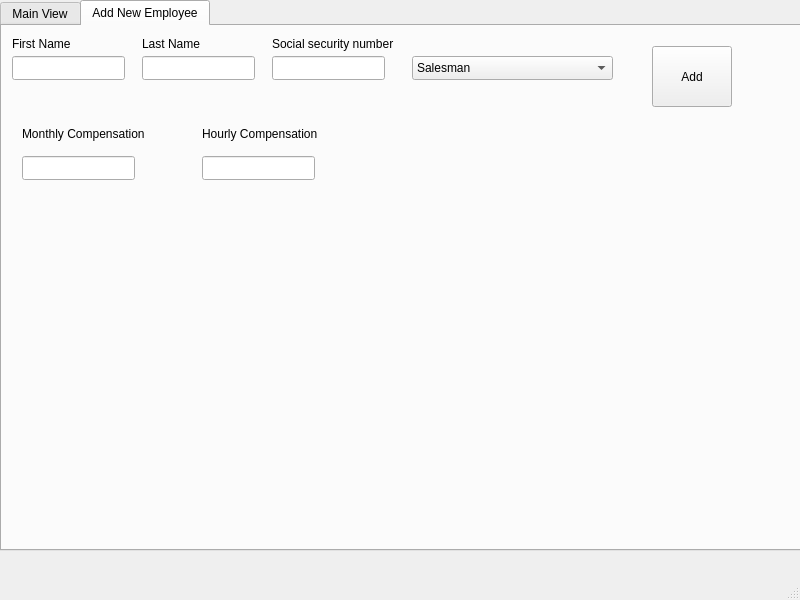
<?xml version="1.0" encoding="UTF-8"?>
<ui version="4.0">
 <class>MainWindow</class>
 <widget class="QMainWindow" name="MainWindow">
  <property name="geometry">
   <rect>
    <x>0</x>
    <y>0</y>
    <width>800</width>
    <height>600</height>
   </rect>
  </property>
  <property name="windowTitle">
   <string>MainWindow</string>
  </property>
  <widget class="QWidget" name="centralwidget">
   <widget class="QTabWidget" name="tabWidget">
    <property name="geometry">
     <rect>
      <x>0</x>
      <y>0</y>
      <width>801</width>
      <height>551</height>
     </rect>
    </property>
    <property name="currentIndex">
     <number>1</number>
    </property>
    <widget class="QWidget" name="mainViewTab">
     <attribute name="title">
      <string>Main View</string>
     </attribute>
    </widget>
    <widget class="QWidget" name="addNewTab">
     <attribute name="title">
      <string>Add New Employee</string>
     </attribute>
     <widget class="QLineEdit" name="lineEdit">
      <property name="geometry">
       <rect>
        <x>10</x>
        <y>30</y>
        <width>113</width>
        <height>24</height>
       </rect>
      </property>
     </widget>
     <widget class="QLineEdit" name="lineEdit_2">
      <property name="geometry">
       <rect>
        <x>140</x>
        <y>30</y>
        <width>113</width>
        <height>24</height>
       </rect>
      </property>
     </widget>
     <widget class="QLineEdit" name="lineEdit_3">
      <property name="geometry">
       <rect>
        <x>270</x>
        <y>30</y>
        <width>113</width>
        <height>24</height>
       </rect>
      </property>
     </widget>
     <widget class="QComboBox" name="comboBox">
      <property name="geometry">
       <rect>
        <x>410</x>
        <y>30</y>
        <width>201</width>
        <height>24</height>
       </rect>
      </property>
      <item>
       <property name="text">
        <string>Salesman</string>
       </property>
      </item>
      <item>
       <property name="text">
        <string>Monthly paid employee</string>
       </property>
      </item>
      <item>
       <property name="text">
        <string>Hourly paid employee</string>
       </property>
      </item>
     </widget>
     <widget class="QPushButton" name="addNewEmployeeButton">
      <property name="geometry">
       <rect>
        <x>650</x>
        <y>20</y>
        <width>80</width>
        <height>61</height>
       </rect>
      </property>
      <property name="text">
       <string>Add</string>
      </property>
     </widget>
     <widget class="QLabel" name="label">
      <property name="geometry">
       <rect>
        <x>10</x>
        <y>10</y>
        <width>61</width>
        <height>16</height>
       </rect>
      </property>
      <property name="text">
       <string>First Name</string>
      </property>
     </widget>
     <widget class="QLabel" name="label_2">
      <property name="geometry">
       <rect>
        <x>140</x>
        <y>10</y>
        <width>61</width>
        <height>16</height>
       </rect>
      </property>
      <property name="text">
       <string>Last Name</string>
      </property>
     </widget>
     <widget class="QLabel" name="label_3">
      <property name="geometry">
       <rect>
        <x>270</x>
        <y>10</y>
        <width>141</width>
        <height>16</height>
       </rect>
      </property>
      <property name="text">
       <string>Social security number</string>
      </property>
     </widget>
     <widget class="QLabel" name="label_4">
      <property name="geometry">
       <rect>
        <x>20</x>
        <y>100</y>
        <width>131</width>
        <height>16</height>
       </rect>
      </property>
      <property name="text">
       <string>Monthly Compensation</string>
      </property>
     </widget>
     <widget class="QLineEdit" name="lineEdit_4">
      <property name="geometry">
       <rect>
        <x>20</x>
        <y>130</y>
        <width>113</width>
        <height>24</height>
       </rect>
      </property>
     </widget>
     <widget class="QLineEdit" name="lineEdit_5">
      <property name="geometry">
       <rect>
        <x>200</x>
        <y>130</y>
        <width>113</width>
        <height>24</height>
       </rect>
      </property>
     </widget>
     <widget class="QLabel" name="label_5">
      <property name="geometry">
       <rect>
        <x>200</x>
        <y>100</y>
        <width>121</width>
        <height>16</height>
       </rect>
      </property>
      <property name="text">
       <string>Hourly Compensation</string>
      </property>
     </widget>
    </widget>
   </widget>
  </widget>
  <widget class="QMenuBar" name="menubar">
   <property name="geometry">
    <rect>
     <x>0</x>
     <y>0</y>
     <width>800</width>
     <height>21</height>
    </rect>
   </property>
  </widget>
  <widget class="QStatusBar" name="statusbar"/>
 </widget>
 <resources/>
 <connections/>
</ui>
